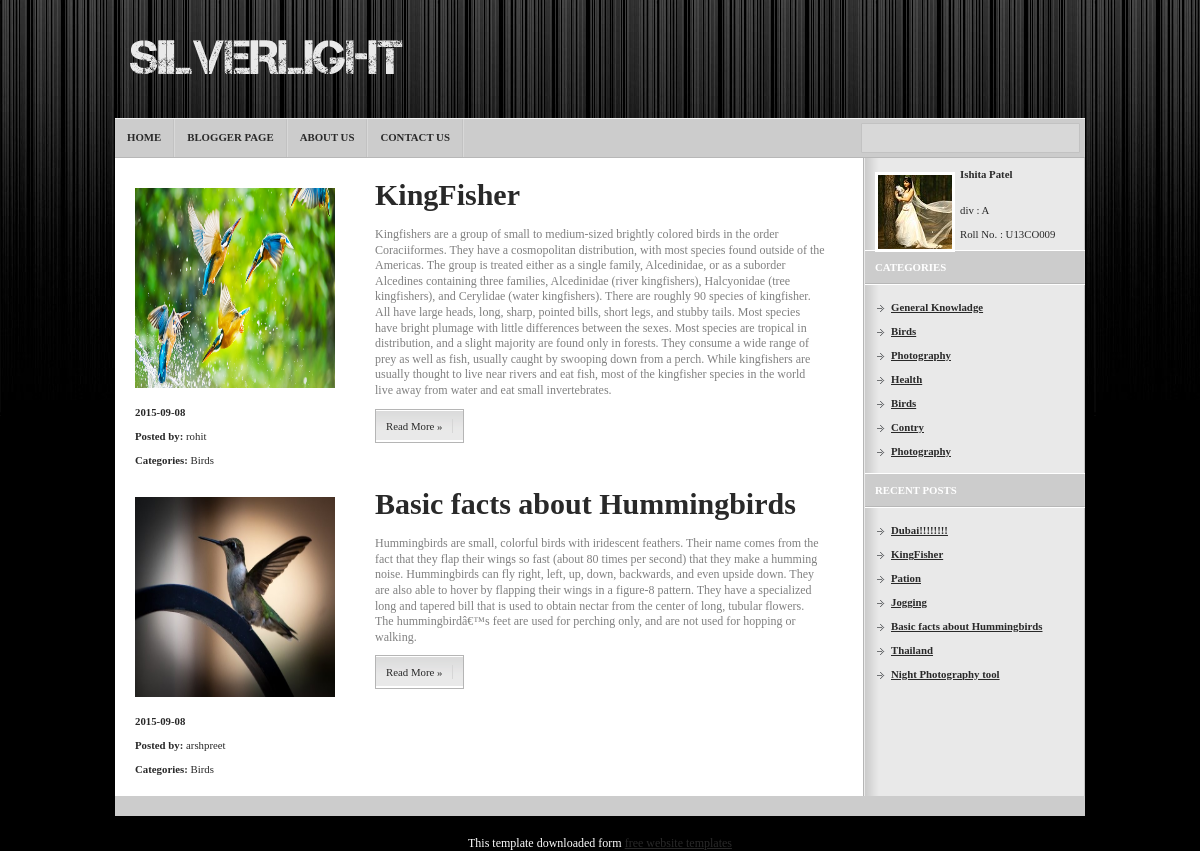
Page /onlysee2.php?blogno=Birds on the committed database.
### tables this page shows
CREATE TABLE IF NOT EXISTS `blog_master` (
  `blog_id` int(20) NOT NULL,
  `blogger_id` int(20) NOT NULL,
  `blog_title` varchar(30) NOT NULL,
  `blog_category` varchar(30) NOT NULL,
  `blog_desc` varchar(2000) NOT NULL,
  `blog_image` blob,
  `blog_is_active` tinyint(1) NOT NULL DEFAULT '0',
  `creation_date` date NOT NULL,
  `updated_date` date DEFAULT NULL
);

CREATE TABLE IF NOT EXISTS `blogger_info` (
  `blogger_id` int(20) NOT NULL,
  `blogger_username` varchar(30) NOT NULL,
  `blogger_password` varchar(30) NOT NULL,
  `blogger_creation_date` date NOT NULL,
  `blogger_is_active` tinyint(1) NOT NULL DEFAULT '0',
  `blogger_updated_date` date NOT NULL,
  `blogger_end_date` date DEFAULT NULL
);

### onlysee2.php (the view, shortened to what this page needs)
<!DOCTYPE html>
<html xmlns="http://www.w3.org/1999/xhtml">
<head>
	<link rel="stylesheet" type="text/css" href="style.css" />
</head>
<body>
	<div id="wrapper">
		<div id="header">
			<h1><a href="#">Silverlight</a></h1>
			<ul>
				<li><a href="index.php">Home</a></li>
				<li><a href="blogger_page.php">Blogger Page</a></li>
				<li><a href="about.php">About Us</a></li>
				<li><a href="contact.php">Contact Us</a></li>
			</ul>
			<form action="#">
				<input type="text" name="s" id="s" value="" />
			</form>
		</div>
		<div id="body">
			<div id="content">
				<?php
					$blogno=$_GET["blogno"];
					$sql="SELECT DISTINCT * FROM blog_master WHERE blog_category= '$blogno' ORDER BY creation_date";
					$result=mysql_query($sql)or die('could not connect');
					while($row=mysql_fetch_array($result))
					{
						$id1=$row['blogger_id'];
				?>
				<div class="post">
					<div class="l">
							<?php $image_name=$row['blog_image']; ?>
							<a href="#"><?php echo "<img src='photos/$image_name'>"; ?></a>
							<p><strong><?php echo $row['creation_date']; ?></strong></p>
							<p><strong>Posted by:</strong> <a href="#">
								<?php
									$sql1="SELECT * FROM blog_master,blogger_info WHERE blogger_info.blogger_id='$id1' && blog_master.blogger_id='$id1'";
									$result1=mysql_query($sql1);
									$row1=mysql_fetch_array($result1);
									echo $row1['blogger_username'];
								?>
							</a></p>
							<p><strong>Categories:</strong> <a href="#"><?php echo $row['blog_category']; ?></a></p>
					</div>
					<div class="r">
						<h2><a href="#"><?php echo $row['blog_title']; ?></a></h2>
						<p><?php echo $row['blog_desc']; ?></p>
						<p class="details"> <a class="link1" href="#">Read More &raquo;</a></p>
					</div>
				</div>
				<?php } ?>
			</div>
		<div id="sidebar">
			<div class="about"> <a href="#"><img src="images/about.jpg" alt="" /></a>
				<p><strong>Ishita Patel</strong><p>&nbsp;</p><p>&nbsp;</p><p>div : A</p><p>&nbsp;</p><p>Roll No. : U13CO009</p></p>
			</div>
			<h2>Categories</h2>
				<ul>
					<?php
							$sql="SELECT DISTINCT * FROM blog_master ORDER BY creation_date DESC LIMIT 7";
							$result=mysql_query($sql);
							while($row=mysql_fetch_array($result))
							{
							?>
							<li><a href="onlysee2.php?blogno=<?php echo $row['blog_category'];?>"><?php echo $row['blog_category'];?></a></li>
							<?php } ?>
				</ul>
				<h2>Recent Posts</h2>
				<ul>
					<?php
							$sql="SELECT * FROM blog_master ORDER BY creation_date DESC LIMIT 7";
							$result=mysql_query($sql);
							while($row=mysql_fetch_array($result))
							{
							?>
							<li><a href="onlysee1.php?blogno=<?php echo $row['blog_id'];?>"><?php echo $row['blog_title'];?></a></li>
							<?php } ?>
				</ul>
			</div>
		</div>
		<div id="footer">
		</div>
	</div>
	<div align=center>This template  downloaded form
		<a href='#'>free website templates</a>
	</div>
</body>
</html>

### style.css (style rules this page uses)
* { margin: 0; padding: 0; }
body { text-align: center; font: 12px Verdana; color: #ffffff; background: #000000 url(images/background.gif) repeat-x 0 0; }
a { color: #292929; }
img { border: 0; }
#wrapper { width: 970px; margin: auto auto; text-align: left; padding-bottom: 20px; }
#header { height: 158px; background: url(images/navigation.gif) repeat-x 0 bottom; }
#header h1 { float: left; font-size: 0; padding: 40px 15px 44px; }
#header h1 a { display: block; width: 435px; height: 34px; background: url(images/logo.png) no-repeat 0 0; text-indent: -9999px; }
#header ul { list-style-type: none; float: left; }
#header ul li { float: left; font-size: 0.9em; font-weight: bold; text-transform: uppercase; padding-right: 2px; background: url(images/divider.gif) no-repeat right 0; }
#header ul li a { display: block; text-decoration: none; padding: 13px 12px 14px; }
#header form { float: right; width: 219px; height: 30px; background: url(images/search.gif) no-repeat 0 0; margin: 5px; }
#header input { border: 0; font-size: 1em; font-family: Verdana; width: 210px; background-color: transparent; margin: 8px 4px; }
#body { color: #808080; background: #ffffff url(images/sidebar.gif) repeat-y right 0; padding: 10px 0; }
#content { width: 730px; float: left; }
#content .post { clear: both; padding: 10px 20px; }
#content .post .l { float: left; width: 200px; font-size: 0.9em; color: #292929; padding-top: 10px; }
#content .post .l img { width: 200px; height: 200px; margin-bottom: 15px; }
#content .post .l a { text-decoration: none; }
#content .post .r { float: right; width: 450px; }
#content h2 { font-size: 2.5em; margin-bottom: 15px; color: #292929; }
#content h2 a { text-decoration: none; }
#content p { line-height: 1.3em; margin-bottom: 10px; }
#content .details { background: url(images/details.gif) repeat-x 0 0; float: left; font-size: 0.9em; padding: 10px; border-width: 0 1px; border-style: solid; border-color: #B5B5B5; }
#content .details a { text-decoration: none; display: block; float: left; }
#content .details a.link1 { padding-right: 10px; border-right: 1px solid #D6D6D6; }
#sidebar { width: 220px; float: right; }
#sidebar .about { padding: 0 10px 10px; }
#sidebar .about img { border: 3px solid #ffffff; float: left; margin: 4px 5px 5px 0; }
#sidebar .about p { font-size: 0.9em; color: #292929; }
#sidebar h2 { font-size: 0.9em; text-transform: uppercase; background-color: #CCCCCC; color: #ffffff; padding: 10px; border-bottom: 1px solid #B7B7B7; border-top: 1px solid #ffffff; }
#sidebar ul { list-style-type: none; padding: 10px; border-top: 1px solid #ffffff; }
#sidebar ul li { font-size: 0.9em; padding: 6px 0 6px 16px; background: url(images/bullet.gif) no-repeat 2px 10px; }
#sidebar ul li a { color: #292929; font-weight: bold; }
#footer { background-color: #CCCCCC; color: #292929; font-size: 0.9em; padding: 10px; }

### rows in the picture
blog_master: blog_image (picture), creation_date "2015-09-08", blogger.blogger_username "rohit", blog_category "Birds", blog_title "KingFisher", blog_desc "Kingfishers are a group of small to medium-sized brightly colored birds in the order Coraciiformes. They have a cosmopolitan distribution, with most species found outside of the Americas. The group is treated either as a single family, Alcedinidae, or as a suborder Alcedines containing three families, Alcedinidae (river kingfishers), Halcyonidae (tree kingfishers), and Cerylidae (water kingfishers). There are roughly 90 species of kingfisher. All have large heads, long, sharp, pointed bills, short legs, and stubby tails. Most species have bright plumage with little differences between the sexes. Most species are tropical in distribution, and a slight majority are found only in forests. They…"
blog_master: blog_image (picture), creation_date "2015-09-08", blogger.blogger_username "arshpreet", blog_category "Birds", blog_title "Basic facts about Hummingbirds", blog_desc "Hummingbirds are small, colorful birds with iridescent feathers. Their name comes from the fact that they flap their wings so fast (about 80 times per second) that they make a humming noise. Hummingbirds can fly right, left, up, down, backwards, and even upside down. They are also able to hover by flapping their wings in a figure-8 pattern. They have a specialized long and tapered bill that is used to obtain nectar from the center of long, tubular flowers. The hummingbirdâ€™s feet are used for perching only, and are not used for hopping or walking."
blog_master: blog_category "General Knowladge", blog_title "Dubai!!!!!!!!"
blog_master: blog_category "Photography", blog_title "Pation"
blog_master: blog_category "Health", blog_title "Jogging"
blog_master: blog_category "Contry", blog_title "Thailand"
blog_master: blog_category "Photography", blog_title "Night Photography tool"
